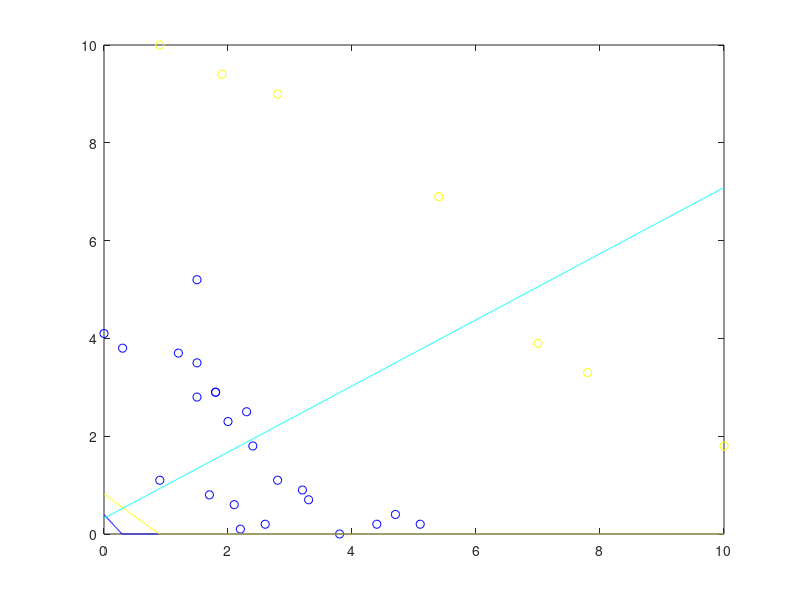

Source code (MATLAB):
x0 = 0.000000:.01:10.000000;
c0 = [1.800000 2.900000 ;
0.900000 1.100000 ;
1.800000 2.900000 ;
1.500000 3.500000 ;
4.700000 0.400000 ;
2.200000 0.100000 ;
2.600000 0.200000 ;
0.000000 4.100000 ;
1.500000 5.200000 ;
2.300000 2.500000 ;
3.800000 0.000000 ;
0.300000 3.800000 ;
1.500000 2.800000 ;
1.700000 0.800000 ;
3.200000 0.900000 ;
5.100000 0.200000 ;
2.100000 0.600000 ;
4.400000 0.200000 ;
1.200000 3.700000 ;
2.800000 1.100000 ;
2.400000 1.800000 ;
3.300000 0.700000 ;
2.000000 2.300000 ;
];
y_c0 =  - 0.808025 / 0.589148 * x0  + 0.234544 / 0.589148;
c1 = [];
y_c1 =  - -0.560243 / 0.828328 * x0  + 0.26641 / 0.828328;
c2 = [1.900000 9.400000 ;
7.800000 3.300000 ;
10.000000 1.800000 ;
7.000000 3.900000 ;
2.800000 9.000000 ;
0.900000 10.000000 ;
5.400000 6.900000 ;
];
y_c2 =  - 0.674559 / 0.738221 * x0  + 0.601263 / 0.738221;
colors = jet(3);
if (size(c0) >0) plot (c0(:,1), c0(:,2),'o', 'color', colors(1,:)); end
hold on;
if (size(c1) >0) plot (c1(:,1), c1(:,2),'o', 'color', colors(2,:)); end
hold on;
if (size(c2) >0) plot (c2(:,1), c2(:,2),'o', 'color', colors(3,:)); end
hold on;
for i = 1 : size(y_c0, 2) 
 if y_c0(i) > 10.000000 
 y_c0(i) = 10.000000; 
 end 
 if y_c0(i) < 0.000000 
 y_c0(i) = 0.000000; 
 end 
 end
for i = 1 : size(y_c1, 2) 
 if y_c1(i) > 10.000000 
 y_c1(i) = 10.000000; 
 end 
 if y_c1(i) < 0.000000 
 y_c1(i) = 0.000000; 
 end 
 end
for i = 1 : size(y_c2, 2) 
 if y_c2(i) > 10.000000 
 y_c2(i) = 10.000000; 
 end 
 if y_c2(i) < 0.000000 
 y_c2(i) = 0.000000; 
 end 
 end
plot(x0, y_c0, 'color', colors(1,:));
hold on;
plot(x0, y_c1, 'color', colors(2,:));
hold on;
plot(x0, y_c2, 'color', colors(3,:));
hold on;
